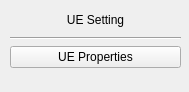
<?xml version="1.0" encoding="UTF-8"?>
<ui version="4.0">
 <class>Form</class>
 <widget class="QWidget" name="Form">
  <property name="geometry">
   <rect>
    <x>0</x>
    <y>0</y>
    <width>189</width>
    <height>92</height>
   </rect>
  </property>
  <property name="windowTitle">
   <string>Form</string>
  </property>
  <widget class="QWidget" name="verticalLayoutWidget">
   <property name="geometry">
    <rect>
     <x>10</x>
     <y>9</y>
     <width>171</width>
     <height>59</height>
    </rect>
   </property>
   <layout class="QVBoxLayout" name="verticalLayout">
    <item>
     <widget class="QLabel" name="label">
      <property name="sizePolicy">
       <sizepolicy hsizetype="Minimum" vsizetype="Minimum">
        <horstretch>0</horstretch>
        <verstretch>0</verstretch>
       </sizepolicy>
      </property>
      <property name="text">
       <string>UE Setting</string>
      </property>
      <property name="alignment">
       <set>Qt::AlignCenter</set>
      </property>
     </widget>
    </item>
    <item>
     <widget class="Line" name="line">
      <property name="orientation">
       <enum>Qt::Horizontal</enum>
      </property>
     </widget>
    </item>
    <item>
     <widget class="QPushButton" name="pushButton">
      <property name="text">
       <string>UE Properties</string>
      </property>
     </widget>
    </item>
   </layout>
  </widget>
 </widget>
 <resources/>
 <connections/>
</ui>
